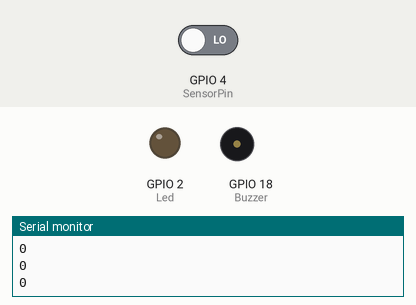
Recording of a sketch running on a simulated ESP8266 (NodeMCU). On the bench: output pins drawn as LEDs (lit = HIGH), buzzer (waves = sounding, pin HIGH), the last lines printed to the serial monitor. The test bench sets the inputs (shaded band); at power-on: GPIO 4 (SensorPin) LOW. EEPROM starts erased.

Above: at 2.7 s.
2.8 s: GPIO 4 (SensorPin) driven HIGH
At 3.87 s:
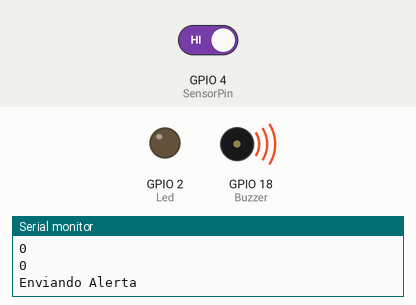
11.8 s: GPIO 4 (SensorPin) driven LOW
At 12.67 s:
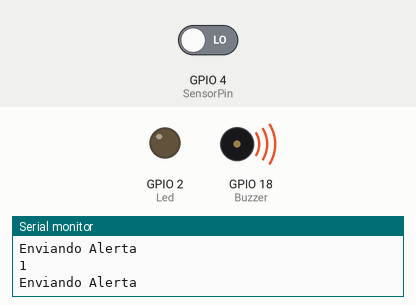
Timing chart, 0 to 14.8 s (numbered marks = the images above; inputs shaded):
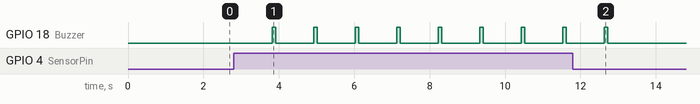

The sketch:

sketch_mar28a.ino
```cpp
template<class T> inline Print &operator <<(Print &obj, T arg) {
  obj.print(arg);
  return obj;
}
#define EEPROM_SIZE 12

#include "CTBot.h"
#include <EEPROM.h>


CTBot miBot;
CTBotInlineKeyboard miTeclado;

#include "token.h"

const int Led=2;
const int Buzzer=18;
const int SensorPin = 4;
int SensorState = 0;

float tiempo = 0;
float espera = 60;

const int DireccionSonido = 0;
boolean Sonido = true;
const int DireccionActivo = 1;
boolean Activo = true;

void setup() {
  Serial.begin(9600);
  Serial.println();
  Serial.println("Iniciando Bot de Telegram");

  EEPROM.begin(EEPROM_SIZE);
  Serial.println("EEPROM Configurada");

  Activo = EEPROM.read(DireccionActivo);
  Serial.print("Alarma: ");
  Serial.println(Activo ? "Activo" : "Apagado");

  Sonido = EEPROM.read(DireccionSonido);
  Serial.print("Sonido: ");
  Serial.println(Sonido ? "Activo" : "Apagado");

  pinMode(Buzzer, OUTPUT);
  pinMode(Led, OUTPUT);
  pinMode(SensorPin, INPUT);

  miBot.wifiConnect(ssid, password);

  miBot.setTelegramToken(token);

  if (miBot.testConnection()) {
    Serial.println("\n Conectado");
  }
  else {
    Serial.println("\n Problemas Auxilio");
  }
  miTeclado.addButton("Alarma", "alarma", CTBotKeyboardButtonQuery);
  miTeclado.addButton("Sonido", "sonido", CTBotKeyboardButtonQuery);
  miTeclado.addButton("Estado", "estado", CTBotKeyboardButtonQuery);
  miTeclado.addRow();


  miBot.sendMessage(IDchat, "En Linea, Sistema Vigilancia:" + nombre);
  tiempo = -espera * 1000;

}

void loop() {
  SistemaAlarma();
  SistemaConfiguracion();
  digitalWrite(Led, Activo);
  Serial.println(SensorState);//to graph
}

void SistemaConfiguracion() {
  TBMessage msg;

  if (miBot.getNewMessage(msg)) {
    if (msg.sender.id == IDchat) {
      if (msg.messageType == CTBotMessageText) {
        if (msg.text.equalsIgnoreCase("opciones")) {
          PedirEstado();
        }
        else {
          Serial.println("Enviar 'opciones'");
          miBot.sendMessage(msg.sender.id, "prueba 'opciones'");
        }
      } else if (msg.messageType == CTBotMessageQuery) {
        Serial << "Mensaje: " <<  msg.sender.firstName << "\n";
        if (msg.callbackQueryData.equals("alarma")) {
          Activo = !Activo;
          String Mensaje  = "Alarma: ";
          Mensaje += (Activo ? "Activo" : "Apagado");
          Serial.println(Mensaje);
          miBot.endQuery(msg.callbackQueryID, Mensaje);
          EEPROM.put(DireccionActivo, Activo);
          EEPROM.commit();
        } else if (msg.callbackQueryData.equals("sonido")) {
          Sonido = !Sonido;
          String Mensaje  = "Sonido: ";
          Mensaje += (Activo ? "Activo" : "Apagado");
          Serial.println(Mensaje);
          miBot.endQuery(msg.callbackQueryID, Mensaje);
          EEPROM.put(DireccionSonido, Sonido);
          EEPROM.commit();
        } else if (msg.callbackQueryData.equals("estado")) {
          PedirEstado();
        }
      }
    } else {
      Serial << "Hable con: " << msg.sender.firstName << " - " <<  msg.sender.lastName << "\n";
      Serial << "Usuario: " << msg.sender.username << " ID: " << msg.sender.id << "\n";
      miBot.sendMessage(msg.sender.id, "Discula, no te conosco :( ");
    }
  }
}

void PedirEstado() {
  Serial.println("Enviando 'opciones'");
  String Mensaje  = "Estado Actual\n";
  Mensaje += "Alarma: ";
  Mensaje += (Sonido ? "Activo" : "Apagado");
  Mensaje += " - Sonido: ";
  Mensaje += (Sonido ? "Activo" : "Apagado");
  Serial.println(Mensaje);
  miBot.sendMessage(IDchat, Mensaje);
  miBot.sendMessage(IDchat, "Cambiar", miTeclado);
}
void SistemaAlarma() {
  if (Activo) {
    SensorState = digitalRead(SensorPin);
      if (SensorState == HIGH ) {
        Serial.println("Enviando Alerta");
        digitalWrite(Led, LOW);
       digitalWrite(Buzzer, LOW);
        miBot.sendMessage(IDchat, "Alerta Puerta Abierta" + nombre);
        delay(1000);
        digitalWrite(Buzzer, HIGH);
        digitalWrite(Led, LOW);
        tiempo = millis();
      }
      if(SensorState==LOW){
        digitalWrite(Led, LOW);
       digitalWrite(Buzzer, LOW);
      }
  }
}
```

token.h
```cpp
const char* ssid = "Anderson";
const char* password = "12345678";
const String token = "6164593600:AAGoq1uDOntMjHAS6c0nemigFhoWojBiVZc";
const int IDchat = 1359970870;
const String nombre = "Casa";
```

Measured:
- after the input at 2.8 s, GPIO 18 (Buzzer): alternates HIGH for 0.10 s and LOW for 1.0 s, starting after 1.0 s
- after the input at 11.8 s, GPIO 18 (Buzzer): goes on until 12.7 s, then stays LOW
